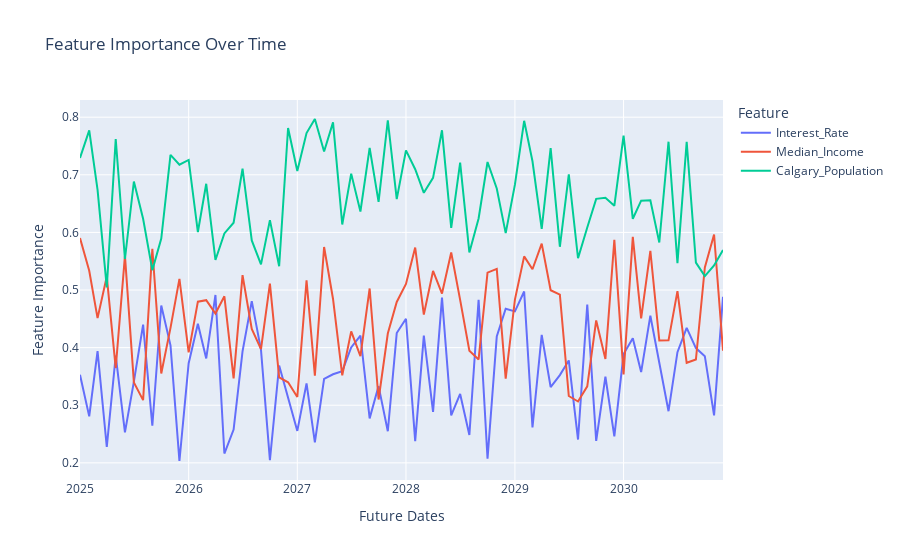

Write notebook code for a chart like this one.
### Code cell
import plotly.express as px

# Create a DataFrame showing feature importance over time (this is hypothetical for demo purposes)
feature_importance_over_time = pd.DataFrame({
    'Date': future_dates,
    'Interest_Rate': np.random.uniform(0.2, 0.5, len(future_dates)),
    'Median_Income': np.random.uniform(0.3, 0.6, len(future_dates)),
    'Calgary_Population': np.random.uniform(0.5, 0.8, len(future_dates)),
})

# Melt the DataFrame to long format for plotting
melted_importance = feature_importance_over_time.melt(id_vars=['Date'], var_name='Feature', value_name='Importance')

# Create the line chart
fig = px.line(melted_importance, x='Date', y='Importance', color='Feature',
              title="Feature Importance Over Time",
              labels={'Importance': 'Feature Importance', 'Date': 'Future Dates'})

fig.show()

fig.write_html("feature_importance.html")
